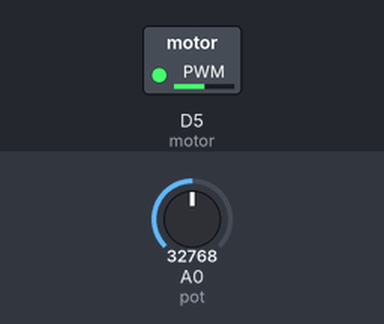
This program was run on a simulated CircuitPython board. Shown: switched loads named in the program (green lamp = pin HIGH). The test bench sets the inputs (shaded band); at power-on: A0 (pot) = 32768 (analog values on the 0–65535 scale). What the program prints to the serial console is not drawn.

Above: at 1.2 s.
1.3 s: A0 (pot) set to 45874
At 2.3 s:
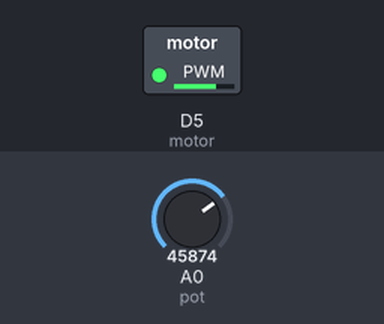
2.8 s: A0 (pot) set to 57670
At 3.4 s:
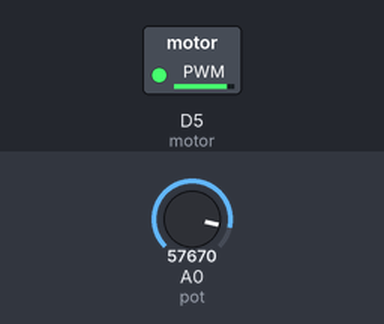
4.3 s: A0 (pot) set to 7864
At 5.5 s:
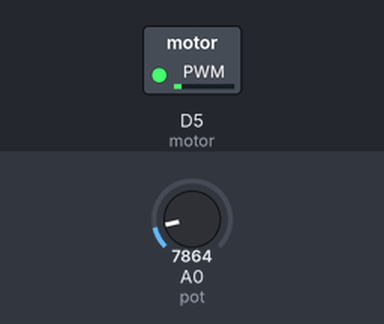
5.8 s: A0 (pot) set to 0
At 6.9 s:
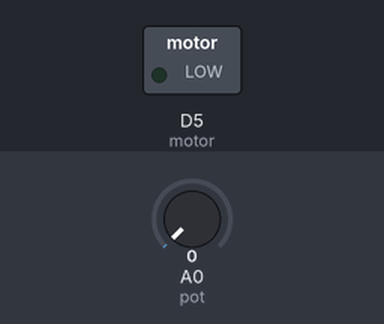
Timing chart, 0 to 8.3 s (numbered marks = the images above; inputs shaded):
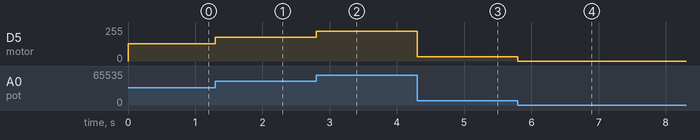

The program:

rivermotor.py
```python
import time
import analogio
import pwmio
import board

pot = analogio.AnalogIn(board.A0)
motor = pwmio.PWMOut(board.D5)


def map(x, in_min, in_max, out_min, out_max): # thanks arduino
    return (x - in_min) * (out_max - out_min) / (in_max - in_min) + out_min

try:
    while True:
        motor_speed = pot.value # both of these values are 16 bit so no mapping is needed
        print(f"Speed: {motor_speed}")
        motor.duty_cycle = motor_speed
except KeyboardInterrupt:
    pot.deinit()
    motor.deinit()
```

Measured:
- after the input at 1.3 s, D5 (motor): 128/255 → 178/255 at once
- after the input at 2.8 s, D5 (motor): 178/255 → 224/255 at once
- after the input at 4.3 s, D5 (motor): 224/255 → 31/255 at once
- after the input at 5.8 s, D5 (motor): 31/255 → 0/255 at once
